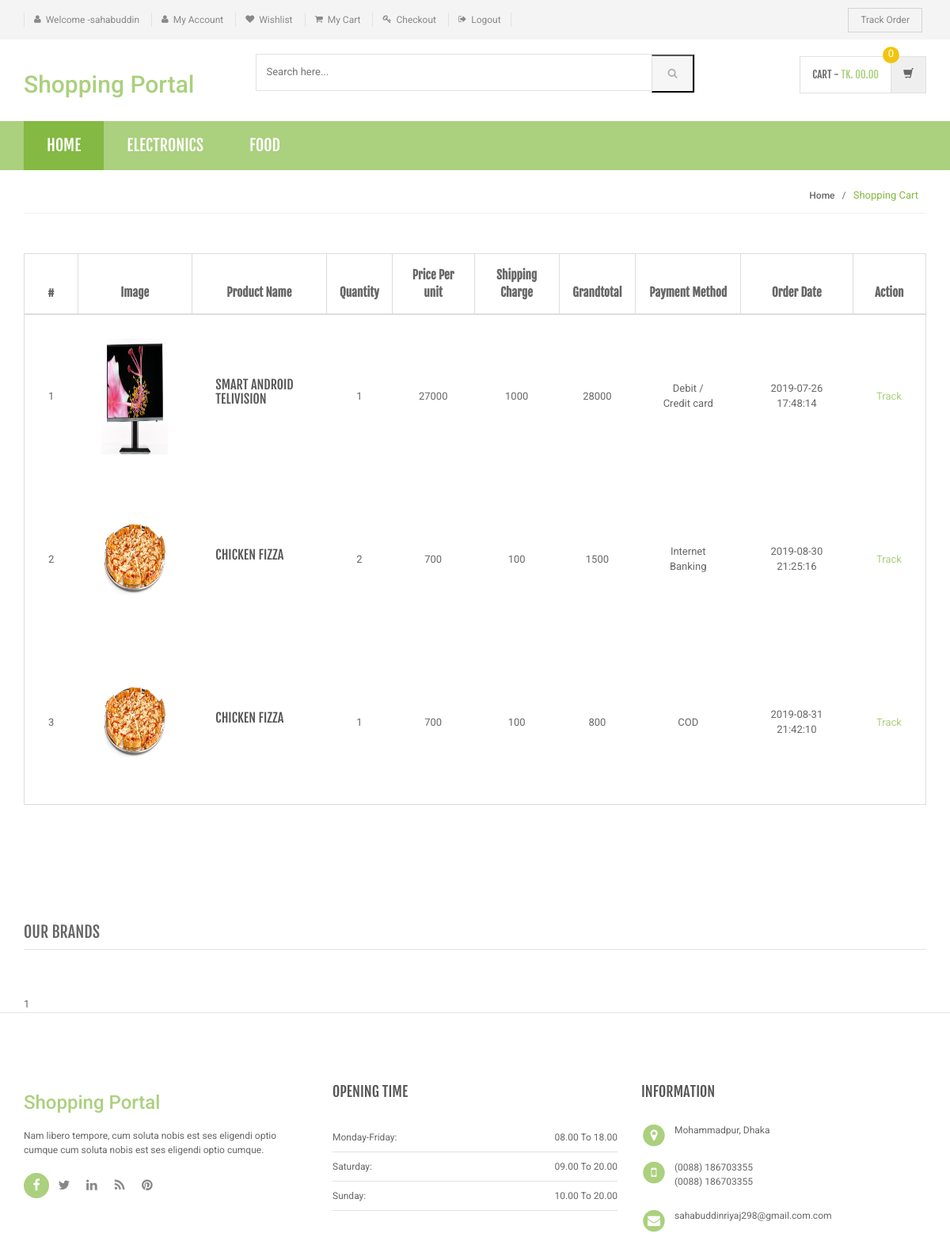
Page /order-history.php (signed in) on the committed database.
### tables this page shows
CREATE TABLE `category` (
  `id` int(11) NOT NULL AUTO_INCREMENT,
  `categoryName` varchar(255) DEFAULT NULL,
  `categoryDescription` longtext,
  `creationDate` timestamp NOT NULL DEFAULT CURRENT_TIMESTAMP,
  `updationDate` varchar(255) DEFAULT NULL,
  PRIMARY KEY (`id`)
);

CREATE TABLE `orders` (
  `id` int(11) NOT NULL AUTO_INCREMENT,
  `userId` int(11) DEFAULT NULL,
  `productId` varchar(255) DEFAULT NULL,
  `quantity` int(11) DEFAULT NULL,
  `orderDate` timestamp NOT NULL DEFAULT CURRENT_TIMESTAMP,
  `paymentMethod` varchar(50) DEFAULT NULL,
  `orderStatus` varchar(55) DEFAULT NULL,
  PRIMARY KEY (`id`)
);

CREATE TABLE `products` (
  `id` int(11) NOT NULL AUTO_INCREMENT,
  `category` int(11) NOT NULL,
  `subCategory` int(11) DEFAULT NULL,
  `productName` varchar(255) DEFAULT NULL,
  `productCompany` varchar(255) DEFAULT NULL,
  `productPrice` int(11) DEFAULT NULL,
  `productPriceBeforeDiscount` int(11) DEFAULT NULL,
  `productDescription` longtext,
  `productImage1` varchar(255) DEFAULT NULL,
  `productImage2` varchar(255) DEFAULT NULL,
  `productImage3` varchar(255) DEFAULT NULL,
  `shippingCharge` int(11) DEFAULT NULL,
  `productAvailability` varchar(255) DEFAULT NULL,
  `postingDate` timestamp NULL DEFAULT CURRENT_TIMESTAMP,
  `updationDate` varchar(255) DEFAULT NULL,
  PRIMARY KEY (`id`)
);

### order-history.php (the view, shortened to what this page needs)
<?php
include('includes/config.php');
if(strlen($_SESSION['login'])==0)
    {
header('location:login.php');
}
else{
?>
<!DOCTYPE html>
<html lang="en">
	<head>
	    <link rel="stylesheet" href="assets/css/bootstrap.min.css">
	    <link rel="stylesheet" href="assets/css/main.css">
	    <link rel="stylesheet" href="assets/css/green.css">
	    <link rel="stylesheet" href="assets/css/owl.carousel.css">
		<link rel="stylesheet" href="assets/css/owl.transitions.css">
		<link href="assets/css/lightbox.css" rel="stylesheet">
		<link rel="stylesheet" href="assets/css/animate.min.css">
		<link rel="stylesheet" href="assets/css/rateit.css">
		<link rel="stylesheet" href="assets/css/bootstrap-select.min.css">
		<link rel="stylesheet" href="assets/css/config.css">
		<link href="assets/css/green.css" rel="alternate stylesheet" title="Green color">
		<link href="assets/css/blue.css" rel="alternate stylesheet" title="Blue color">
		<link href="assets/css/red.css" rel="alternate stylesheet" title="Red color">
		<link href="assets/css/orange.css" rel="alternate stylesheet" title="Orange color">
		<link href="assets/css/dark-green.css" rel="alternate stylesheet" title="Darkgreen color">
		<link rel="stylesheet" href="assets/css/font-awesome.min.css">
	</head>
    <body class="cnt-home">
<header class="header-style-1">
<?php include('includes/top-header.php');?>
<?php include('includes/main-header.php');?>
<?php include('includes/menu-bar.php');?>
</header>
<div class="breadcrumb">
	<div class="container">
		<div class="breadcrumb-inner">
			<ul class="list-inline list-unstyled">
				<li><a href="#">Home</a></li>
				<li class='active'>Shopping Cart</li>
			</ul>
		</div>
	</div>
</div>
<div class="body-content outer-top-xs">
	<div class="container">
		<div class="row inner-bottom-sm">
			<div class="shopping-cart">
				<div class="col-md-12 col-sm-12 shopping-cart-table ">
	<div class="table-responsive">
<form name="cart" method="post">
		<table class="table table-bordered">
			<thead>
				<tr>
					<th class="cart-romove item">#</th>
					<th class="cart-description item">Image</th>
					<th class="cart-product-name item">Product Name</th>
					<th class="cart-qty item">Quantity</th>
					<th class="cart-sub-total item">Price Per unit</th>
					<th class="cart-sub-total item">Shipping Charge</th>
					<th class="cart-total item">Grandtotal</th>
					<th class="cart-total item">Payment Method</th>
					<th class="cart-description item">Order Date</th>
					<th class="cart-total last-item">Action</th>
				</tr>
			</thead>
			<tbody>
<?php $query=mysqli_query($con,"select products.productImage1 as pimg1,products.productName as pname,products.id as proid,orders.productId as opid,orders.quantity as qty,products.productPrice as pprice,products.shippingCharge as shippingcharge,orders.paymentMethod as paym,orders.orderDate as odate,orders.id as orderid from orders join products on orders.productId=products.id where orders.userId='".$_SESSION['id']."' and orders.paymentMethod is not null");
$cnt=1;
while($row=mysqli_fetch_array($query))
{
?>
				<tr>
					<td><?php echo $cnt;?></td>
					<td class="cart-image">
						<a class="entry-thumbnail" href="detail.html">
						    <img src="admin/productimages/<?php echo $row['proid'];?>/<?php echo $row['pimg1'];?>" alt="" width="84" height="146">
						</a>
					</td>
					<td class="cart-product-name-info">
						<h4 class='cart-product-description'><a href="product-details.php?pid=<?php echo $row['opid'];?>">
						<?php echo $row['pname'];?></a></h4>
					</td>
					<td class="cart-product-quantity">
						<?php echo $qty=$row['qty']; ?>
		            </td>
					<td class="cart-product-sub-total"><?php echo $price=$row['pprice']; ?>  </td>
					<td class="cart-product-sub-total"><?php echo $shippcharge=$row['shippingcharge']; ?>  </td>
					<td class="cart-product-grand-total"><?php echo (($qty*$price)+$shippcharge);?></td>
					<td class="cart-product-sub-total"><?php echo $row['paym']; ?>  </td>
					<td class="cart-product-sub-total"><?php echo $row['odate']; ?>  </td>
					<td>
 <a href="javascript:void(0);" onClick="popUpWindow('http://localhost/shopping/track-order.php?oid=<?php echo htmlentities($row['orderid']);?>');" title="Track order">
					Track</td>
				</tr>
<?php $cnt=$cnt+1;} ?>
			</tbody>
		</table>
	</div>
</div>
		</div>
		</div>
<?php echo include('includes/brands-slider.php');?>
	</div>
</div>
<?php include('includes/footer.php');?>
</body>
</html>
<?php } ?>

### includes/menu-bar.php (shortened to what this page needs)
<div class="header-nav animate-dropdown">
    <div class="container">
        <div class="yamm navbar navbar-default" role="navigation">
            <div class="nav-bg-class">
                <div class="navbar-collapse collapse" id="mc-horizontal-menu-collapse">
	<div class="nav-outer">
		<ul class="nav navbar-nav">
			<li class="active dropdown yamm-fw">
				<a href="index.php" data-hover="dropdown" class="dropdown-toggle">Home</a>
			</li>
              <?php $sql=mysqli_query($con,"select id,categoryName  from category limit 6");
while($row=mysqli_fetch_array($sql))
{
    ?>
			<li class="dropdown yamm">
				<a href="category.php?cid=<?php echo $row['id'];?>"> <?php echo $row['categoryName'];?></a>
			</li>
			<?php } ?>
		</ul>
		<div class="clearfix"></div>
	</div>
</div>
            </div>
        </div>
    </div>
</div>

### assets/css/green.css (style rules this page uses)
a { color: #abd07e; }
.header-style-1 .header-nav { background: #abd07e; }
.cnt-home .header-style-1 .header-nav .navbar .navbar-nav > li.active { background: #84b943; }
.breadcrumb ul li.active { color: #84b943; }

### assets/css/lightbox.css (style rules this page uses)
body:after { content: url(../images/close.png) url(../images/loading.gif) url(../images/prev.png) url(../images/next.png); display: none; }

### assets/css/blue.css (style rules this page uses)
a { color: #3498db; }
.header-style-1 .header-nav { background: #3498db; }
.cnt-home .header-style-1 .header-nav .navbar .navbar-nav > li.active { background: #1d6ca1; }
.breadcrumb ul li.active { color: #1d6ca1; }

### assets/css/red.css (style rules this page uses)
a { color: #ff6c6c; }
.header-style-1 .header-nav { background: #ff6c6c; }
.cnt-home .header-style-1 .header-nav .navbar .navbar-nav > li.active { background: #ff1a1a; }
.breadcrumb ul li.active { color: #ff1a1a; }

### assets/css/orange.css (style rules this page uses)
a { color: #f39c12; }
.header-style-1 .header-nav { background: #f39c12; }
.cnt-home .header-style-1 .header-nav .navbar .navbar-nav > li.active { background: #ab6c09; }
.breadcrumb ul li.active { color: #ab6c09; }

### assets/css/dark-green.css (style rules this page uses)
a { color: #12cca7; }
.header-style-1 .header-nav { background: #12cca7; }
.cnt-home .header-style-1 .header-nav .navbar .navbar-nav > li.active { background: #0b816a; }
.breadcrumb ul li.active { color: #0b816a; }

### rows in the picture
category: categoryName "ELECTRONICS"
category: categoryName "FOOD"
orders: productId.productImage1 (picture), productId.productName "SMART ANDROID TELIVISION", quantity "1", productId.productPrice "27000", productId.shippingCharge "1000", ($qty*$price)+$shippcharge "28000", paymentMethod "Debit / Credit card", orderDate "2019-07-26 17:48:14"
orders: productId.productImage1 (picture), productId.productName "CHICKEN FIZZA", quantity "2", productId.productPrice "700", productId.shippingCharge "100", ($qty*$price)+$shippcharge "1500", paymentMethod "Internet Banking", orderDate "2019-08-30 21:25:16"
orders: productId.productImage1 (picture), productId.productName "CHICKEN FIZZA", quantity "1", productId.productPrice "700", productId.shippingCharge "100", ($qty*$price)+$shippcharge "800", paymentMethod "COD", orderDate "2019-08-31 21:42:10"

### other values in the picture
$_SESSION['username'] "sahabuddin"
include('includes/brands-slider.php') "1"
